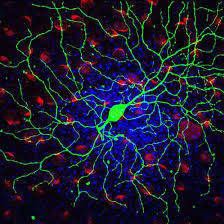
#> input picture Laboratorio #3/Ejercicio 5/Histogramas_F1/F1.png, 224 x 224 px, found by its file name
$ python 'Ejercicio 5.py'   (Python 2 division)
#> lines starting #> are read from the running program, lines starting #| are printed output that depends on the picture; pictures that were not available may be replaced by others from this repository, and a replacement may not be noted
from PIL import Image
import matplotlib.pyplot as plt

def HistoNormal(datos,archivo,img):
    plt.figure()
    x = range(len(datos))
    plt.bar(x,datos,align='center')
    plt.title('Histograma '+img+' Normal')
    plt.xlabel('Valores de intensidad')
    plt.ylabel('Numero de pixeles')
    plt.savefig(archivo)
    return None

def HistoAcumulativo(datos,archivo,img):
    plt.figure()
    x = range(len(datos))
    plt.bar(x,datos,align='center')
    plt.title('Histograma '+img+' Acumulativo')
    plt.xlabel('Valores de intensidad')
    plt.ylabel('Numero de pixeles')
    plt.savefig(archivo)
    return None

aNomImg = ['F1','F2','F3','F4','F5','F6']

for i in aNomImg:
    imagen = Image.open('Histogramas_'+i+'/'+i+'.PNG')
#> imagen is the input picture: PIL image 224x224 RGBA; mean R, G, B, A 25.3, 25.7, 46.1, 255
    if(imagen.mode!='L'): imagen = imagen.convert('L')
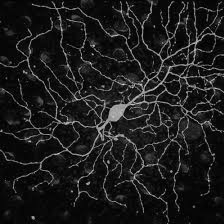
#> imagen: PIL image 224x224 L; min 0, max 220, mean 27.9
    htgNormal = imagen.histogram()
#> htgNormal = 256 values, max 3453 at index 7, min 0 at index 199, mean 196
    HistoNormal(htgNormal,'Histogramas_'+i+'/Histo_Normal.PNG',i)
#> in HistoNormal, `x = range(len(datos))`: x = 256 values from 0 to 255
#> in HistoNormal, `plt.savefig(archivo)`:
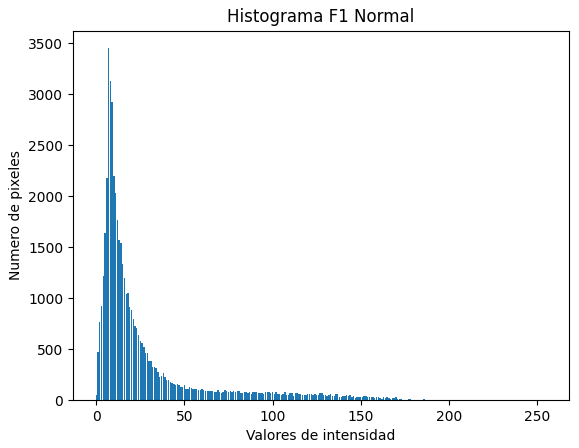
#> figure drawn by matplotlib, 1 panel; tallest bar 3453 high, from x = 6.6 to 7.4
#> pass 3 of the loop `for i in aNomImg:`:
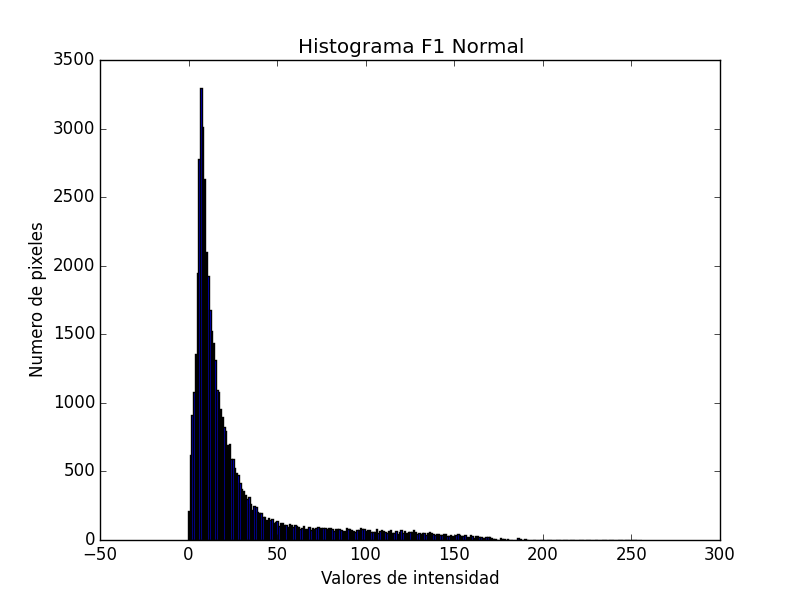
#> input picture Laboratorio #3/Ejercicio 5/Histogramas_F1/Histo_Normal.PNG, 800 x 600 px, given in place of F3.PNG, which was not available
#> imagen is the input picture: PIL image 800x600 RGBA; mean R, G, B, A 244.3, 244.3, 245.1, 255
#> imagen: PIL image 800x600 L
#> htgNormal = 256 values, max 452923 at index 255, min 2 at index 179, mean 1875
#> in HistoNormal (call 3), `plt.savefig(archivo)`:
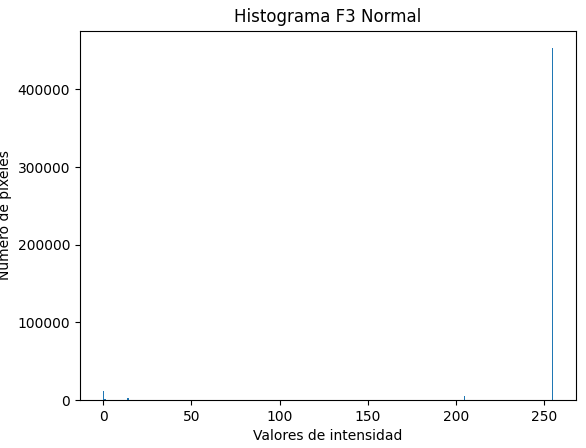
#> figure drawn by matplotlib, 1 panel; tallest bar 452923 high, from x = 254.6 to 255.4
#> (the run stopped early here; a loop or call above may not have finished)
